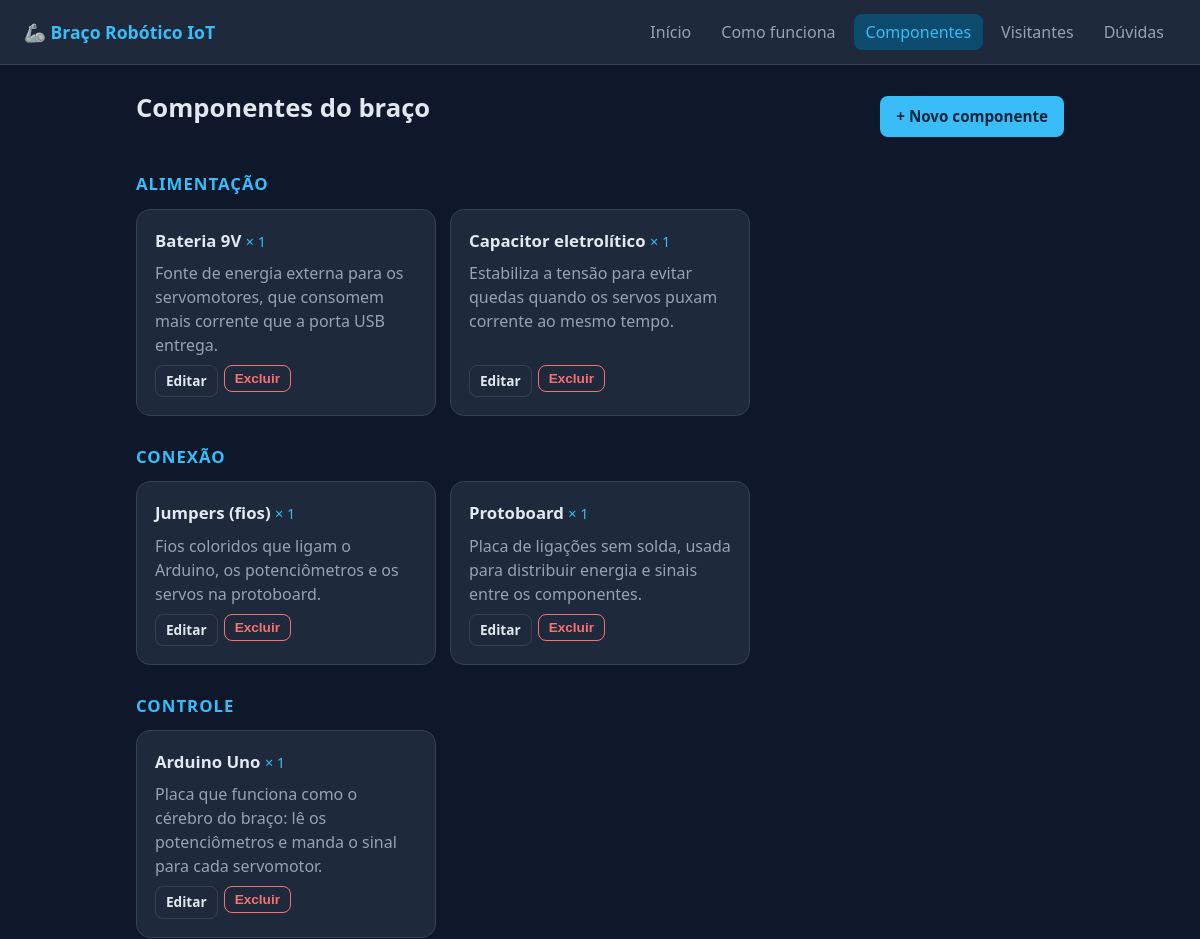
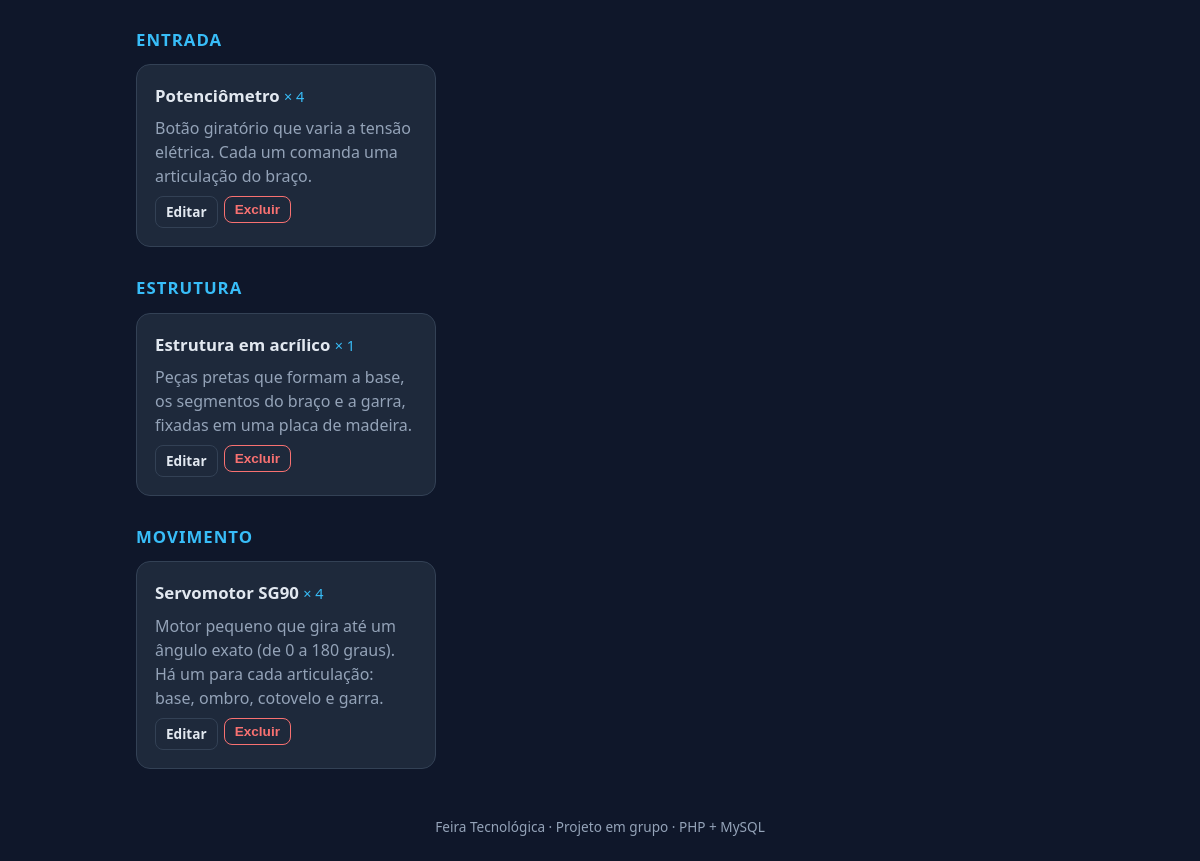
The app's page /componentes.php with its own data (2 pictures, top to bottom).
### tables this page shows
CREATE TABLE componentes (
  id            INT UNSIGNED     NOT NULL AUTO_INCREMENT,
  categoria_id  INT UNSIGNED     NOT NULL,
  nome          VARCHAR(80)      NOT NULL,
  descricao     VARCHAR(500)     NOT NULL,                  
  quantidade    TINYINT UNSIGNED NOT NULL DEFAULT 1,        
  criado_em     TIMESTAMP        NOT NULL DEFAULT CURRENT_TIMESTAMP,
  atualizado_em TIMESTAMP        NOT NULL DEFAULT CURRENT_TIMESTAMP
                                 ON UPDATE CURRENT_TIMESTAMP,
  PRIMARY KEY (id),
  UNIQUE KEY uq_componentes_nome (nome),
  KEY idx_componentes_categoria (categoria_id),
  CONSTRAINT ck_componentes_qtd CHECK (quantidade BETWEEN 1 AND 99),
  CONSTRAINT fk_componentes_categoria FOREIGN KEY (categoria_id)
    REFERENCES categorias (id) ON DELETE RESTRICT ON UPDATE CASCADE
);

### src/bootstrap.php (called while the page is built, shortened)
<?php
spl_autoload_register(function (string $classe): void {
    $prefixo = 'App\\';
    $arquivo = __DIR__ . '/' . str_replace('\\', '/', substr($classe, strlen($prefixo))) . '.php';
});
require __DIR__ . '/helpers.php';

### config/config.php (called while the page is built)
<?php
return [
    'db' => [
        'host'    => getenv('DB_HOST') ?: '127.0.0.1',
        'port'    => getenv('DB_PORT') ?: '3306',
        'name'    => getenv('DB_NAME') ?: 'braco_robotico',
        'user'    => getenv('DB_USER') ?: 'root',
        'pass'    => getenv('DB_PASS') !== false ? getenv('DB_PASS') : '',
        'charset' => 'utf8mb4',
    ],
];

### src/Database.php (called while the page is built, shortened)
<?php
class Database
{
    private static ?PDO $pdo = null;
    public static function conectar(): PDO
    {
        if (self::$pdo === null) {
            $c = (require __DIR__ . '/../config/config.php')['db'];
            $dsn = "mysql:host={$c['host']};port={$c['port']};dbname={$c['name']};charset={$c['charset']}";
            self::$pdo = new PDO($dsn, $c['user'], $c['pass'], [
                PDO::ATTR_ERRMODE            => PDO::ERRMODE_EXCEPTION,
                PDO::ATTR_DEFAULT_FETCH_MODE => PDO::FETCH_ASSOC,
                PDO::ATTR_EMULATE_PREPARES   => false,
            ]);
        }
        return self::$pdo;
    }
}

### src/Services/ComponenteService.php (called while the page is built, shortened)
<?php
class ComponenteService
{
    private PDO $db;
    public function __construct()
    {
        $this->db = Database::conectar();
    }
    public function listar(): array
    {
        $sql = 'SELECT c.*, g.nome AS categoria
                  FROM componentes c
                  JOIN categorias g ON g.id = c.categoria_id
                 ORDER BY g.nome, c.nome';
        return $this->db->query($sql)->fetchAll();
    }
}

### public/componentes.php (the view, shortened to what this page needs)
<?php
require __DIR__ . '/../src/bootstrap.php';
$servico = new ComponenteService();
$acao    = $_GET['acao'] ?? 'listar';
$id      = (int) ($_GET['id'] ?? 0);
$valores = ['nome' => '', 'categoria_id' => '', 'quantidade' => 1, 'descricao' => ''];
cabecalho('Componentes', 'componentes');
if ($acao === 'novo' || $acao === 'editar') { ?>
    <h1><?= $acao === 'editar' ? 'Editar componente' : 'Novo componente' ?></h1>
    <form method="post" class="cartao form">
        <?= csrf_campo() ?>
        <input type="hidden" name="acao" value="salvar">
        <input type="hidden" name="id" value="<?= $id ?>">
        <label>Nome
            <input name="nome" maxlength="80" required value="<?= e($valores['nome']) ?>">
        </label>
        <label>Categoria
            <select name="categoria_id" required>
                <option value="">Selecione…</option>
                <?php foreach ($servico->categorias() as $c) { ?>
                    <option value="<?= $c['id'] ?>" <?= (int) $valores['categoria_id'] === (int) $c['id'] ? 'selected' : '' ?>>
                        <?= e($c['nome']) ?>
                    </option>
                <?php } ?>
            </select>
        </label>
        <label>Quantidade no braço
            <input type="number" name="quantidade" min="1" max="99" required value="<?= (int) $valores['quantidade'] ?>">
        </label>
        <label>O que faz no braço
            <textarea name="descricao" maxlength="500" rows="4" required><?= e($valores['descricao']) ?></textarea>
        </label>
        <div class="acoes">
            <button class="btn" type="submit">Salvar</button>
            <a class="btn sec" href="componentes.php">Cancelar</a>
        </div>
    </form>
<?php } else {
    $grupos = [];
    foreach ($servico->listar() as $c) {
        $grupos[$c['categoria']][] = $c;
    } ?>
    <div class="titulo-linha">
        <h1>Componentes do braço</h1>
        <a class="btn" href="componentes.php?acao=novo">+ Novo componente</a>
    </div>
    <?php foreach ($grupos as $categoria => $itens) { ?>
        <h2 class="categoria"><?= e($categoria) ?></h2>
        <div class="grade">
            <?php foreach ($itens as $c) { ?>
                <article class="cartao peca">
                    <h3><?= e($c['nome']) ?> <span class="qtd">× <?= (int) $c['quantidade'] ?></span></h3>
                    <p><?= e($c['descricao']) ?></p>
                    <div class="linha-acoes">
                        <a class="btn peq sec" href="componentes.php?acao=editar&id=<?= $c['id'] ?>">Editar</a>
                        <form method="post" onsubmit="return confirm('Excluir este componente?')">
                            <button class="btn peq perigo" type="submit">Excluir</button>
                        </form>
                    </div>
                </article>
            <?php } ?>
        </div>
    <?php } ?>
<?php }
rodape();

### src/helpers.php (shortened to what this page needs)
<?php
function e(?string $texto): string
{
    return htmlspecialchars($texto ?? '', ENT_QUOTES, 'UTF-8');
}
function cabecalho(string $titulo, string $ativo = ''): void
{
    $itens = [
        'inicio'       => ['index.php',        'Início'],
        'como'         => ['como-funciona.php', 'Como funciona'],
        'componentes'  => ['componentes.php',  'Componentes'],
        'visitantes'   => ['visitantes.php',   'Visitantes'],
        'duvidas'      => ['duvidas.php',      'Dúvidas'],
    ];
    echo '<!DOCTYPE html><html lang="pt-BR"><head><meta charset="utf-8">';
    echo '<link rel="stylesheet" href="css/style.css"></head><body>';
    echo '<header class="topo"><a class="marca" href="index.php">🦾 Braço Robótico IoT</a><nav>';
    foreach ($itens as $chave => [$url, $rotulo]) {
        $classe = $chave === $ativo ? ' class="ativo"' : '';
        echo "<a href=\"$url\"$classe>$rotulo</a>";
    }
    echo '</nav></header><main>';
}
function rodape(): void
{
    echo '</main><footer>Feira Tecnológica · Projeto em grupo · PHP + MySQL</footer></body></html>';
}

### public/css/style.css (style rules this page uses)
:root { --bg:#0f172a;--card:#1e293b;--txt:#e2e8f0;--mut:#94a3b8;--pri:#38bdf8;--pri-t:#0c4a6e;--ok:#22c55e;--err:#f87171;--bord:#334155 }
* { box-sizing:border-box }
body { margin:0;font-family:system-ui,Segoe UI,Roboto,sans-serif;background:var(--bg);color:var(--txt);line-height:1.5 }
.topo { display:flex;flex-wrap:wrap;gap:12px;align-items:center;justify-content:space-between;padding:14px 24px;background:var(--card);border-bottom:1px solid var(--bord) }
.marca { font-weight:700;font-size:1.1rem;color:var(--pri);text-decoration:none }
nav { display:flex;flex-wrap:wrap;gap:6px }
nav a { color:var(--mut);text-decoration:none;padding:6px 12px;border-radius:8px }
nav a.ativo { background:var(--pri-t);color:var(--pri) }
main { max-width:960px;margin:0 auto;padding:24px 16px }
footer { text-align:center;color:var(--mut);padding:24px;font-size:.85rem }
h1 { margin:0 0 16px;font-size:1.6rem }
.titulo-linha { display:flex;justify-content:space-between;align-items:center;gap:12px;flex-wrap:wrap }
.cartao { background:var(--card);border:1px solid var(--bord);border-radius:14px;padding:18px;overflow-x:auto }
.btn { display:inline-block;background:var(--pri);color:#04263a;border:0;padding:9px 16px;border-radius:8px;font-weight:600;font-size:.95rem;text-decoration:none;cursor:pointer }
.btn.sec { background:transparent;color:var(--txt);border:1px solid var(--bord) }
.btn.perigo { background:transparent;color:var(--err);border:1px solid var(--err) }
.btn.peq { padding:5px 10px;font-size:.85rem }
a { color:var(--pri) }
.linha-acoes { display:flex;gap:6px;justify-content:flex-end;white-space:nowrap }
.linha-acoes form { margin:0 }
h2.categoria { margin:28px 0 12px;font-size:1.05rem;color:var(--pri);text-transform:uppercase;letter-spacing:.06em }
.grade { display:grid;grid-template-columns:repeat(auto-fill,minmax(260px,1fr));gap:14px }
.peca { display:flex;flex-direction:column;gap:8px }
.peca h3 { margin:0;font-size:1.05rem }
.peca p { margin:0;color:var(--mut);flex:1 }
.qtd { color:var(--pri);font-weight:400;font-size:.9rem }
.peca .linha-acoes { justify-content:flex-start }

### records on screen
componentes: nome "Bateria 9V", quantidade "1", descricao "Fonte de energia externa para os servomotores, que consomem mais corrente que a porta USB entrega."
componentes: nome "Capacitor eletrolítico", quantidade "1", descricao "Estabiliza a tensão para evitar quedas quando os servos puxam corrente ao mesmo tempo."
componentes: nome "Jumpers (fios)", quantidade "1", descricao "Fios coloridos que ligam o Arduino, os potenciômetros e os servos na protoboard."
componentes: nome "Protoboard", quantidade "1", descricao "Placa de ligações sem solda, usada para distribuir energia e sinais entre os componentes."
componentes: nome "Arduino Uno", quantidade "1", descricao "Placa que funciona como o cérebro do braço: lê os potenciômetros e manda o sinal para cada servomotor."
componentes: nome "Potenciômetro", quantidade "4", descricao "Botão giratório que varia a tensão elétrica. Cada um comanda uma articulação do braço."
componentes: nome "Estrutura em acrílico", quantidade "1", descricao "Peças pretas que formam a base, os segmentos do braço e a garra, fixadas em uma placa de madeira."
componentes: nome "Servomotor SG90", quantidade "4", descricao "Motor pequeno que gira até um ângulo exato (de 0 a 180 graus). Há um para cada articulação: base, ombro, cotovelo e garra."

### other values on screen
$rotulo "Início"
$rotulo "Como funciona"
$rotulo "Componentes"
$rotulo "Visitantes"
$rotulo "Dúvidas"
$categoria "ALIMENTAÇÃO"
$categoria "CONEXÃO"
$categoria "CONTROLE"
$categoria "ENTRADA"
$categoria "ESTRUTURA"
$categoria "MOVIMENTO"
